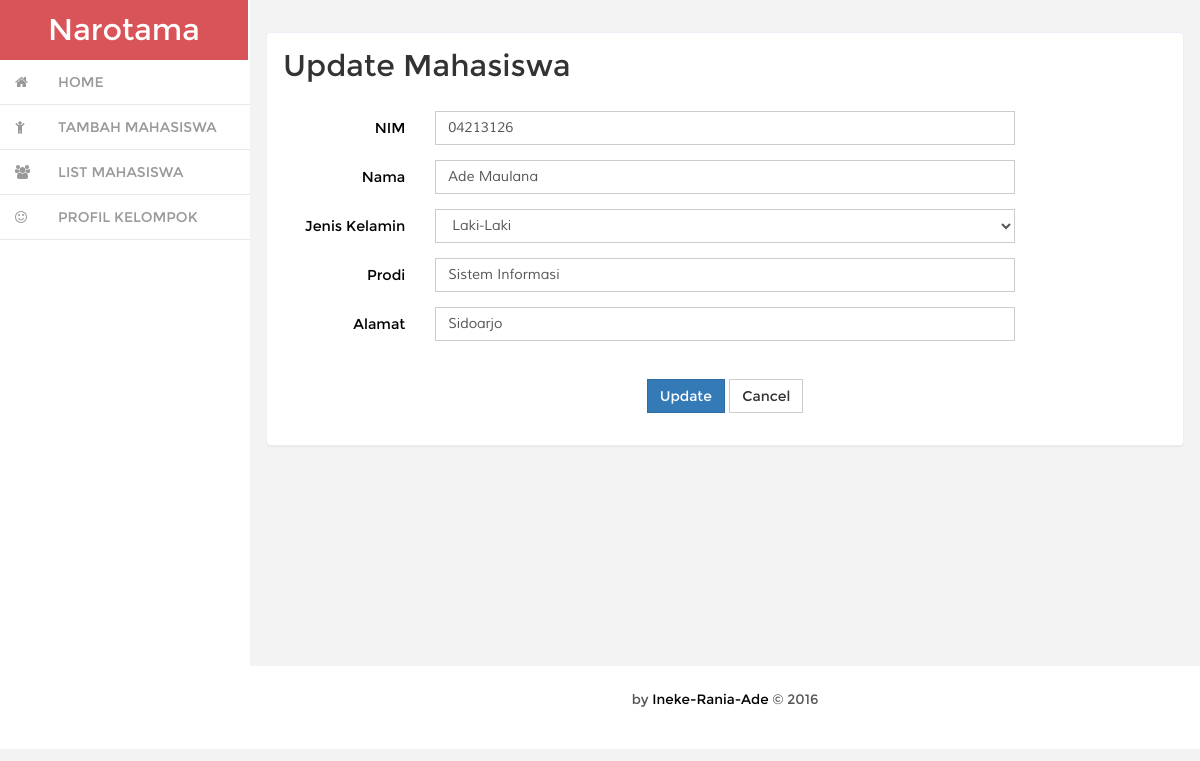
The page /index.php/mahasiswa/update/04213126 on the database its author committed.
### tables this page shows
CREATE TABLE IF NOT EXISTS `mahasiswa` (
  `nim` varchar(10) NOT NULL,
  `nama` varchar(50) NOT NULL,
  `jenis_kelamin` varchar(10) NOT NULL,
  `prodi` varchar(30) NOT NULL,
  `alamat` varchar(50) NOT NULL,
  PRIMARY KEY (`nim`)
);

### application/controllers/Mahasiswa.php (called while the page is built, shortened)
<?php
class Mahasiswa extends CI_Controller
{
    function __construct()
    {
        $this->load->model('Mahasiswa_model');
        $this->load->library('form_validation');
    }
    public function update($id)
    {
        $row = $this->Mahasiswa_model->get_by_id($id);
        if ($row) {
            $data = array(
                'button' => 'Update',
                'action' => site_url('mahasiswa/update_action'),
                'nim' => set_value('nim', $row->nim),
                'nama' => set_value('nama', $row->nama),
                'jenis_kelamin' => set_value('jenis_kelamin', $row->jenis_kelamin),
                'prodi' => set_value('prodi', $row->prodi),
                'alamat' => set_value('alamat', $row->alamat),
                );
            $this->load->view('mahasiswa/mahasiswa_form', $data);
        } else {
            $this->session->set_flashdata('message', 'Record Not Found');
            redirect(site_url('mahasiswa'));
        }
    }
}

### index.php (called while the page is built, shortened)
<?php
require_once BASEPATH.'core/CodeIgniter.php';

### application/models/Mahasiswa_model.php (called while the page is built, shortened)
<?php
class Mahasiswa_model extends CI_Model
{
    public $table = 'mahasiswa';
    public $id = 'nim';
    function get_by_id($id)
    {
        $this->db->where($this->id, $id);
        return $this->db->get($this->table)->row();
    }
}

### application/views/mahasiswa/mahasiswa_form.php (the view, shortened to what this page needs)
<link rel="stylesheet" href="<?php echo base_url('assets/css/bootstrap.min.css');?>"/>
<div class="blank">
    <div class="blank-page">
        <h2 id="forms-example" class=""><?php echo $button ?> Mahasiswa </h2>
        <p><br /></p>
            <form action="<?php echo $action; ?>" method="post" class="form-horizontal">
                <div class="form-group">
                    <label class="col-sm-2 control-label">NIM</label>
                    <div class="col-sm-8">
                        <input type="text" class="form-control" name="nim" id="nim" placeholder="NIM" value="<?php echo $nim; ?>" required />
                    </div>
                </div>
                <div class="form-group">
                    <label class="col-sm-2 control-label">Nama</label>
                    <div class="col-sm-8">
                        <input type="text" class="form-control" name="nama" id="nama" placeholder="Nama" value="<?php echo $nama; ?>" required />
                    </div>
                </div>
                <div class="form-group">
                    <label class="col-sm-2 control-label">Jenis Kelamin</label>
                    <div class="col-sm-8">
                        <select name="jenis_kelamin" id="jenis_kelamin" class="form-control" required>
                            <option value="Laki-Laki">Laki-Laki</option>
                        </select>
                    </div>
                </div>
                <div class="form-group">
                    <label class="col-sm-2 control-label">Prodi</label>
                    <div class="col-sm-8">
                        <input type="text" class="form-control" name="prodi" id="prodi" placeholder="Prodi" value="<?php echo $prodi; ?>" required />
                    </div>
                </div>
                <div class="form-group">
                    <label class="col-sm-2 control-label">Alamat</label>
                    <div class="col-sm-8">
                        <input type="text" class="form-control" name="alamat" id="alamat" placeholder="Alamat" value="<?php echo $alamat; ?>" required />
                    </div>
                </div>
                <div><br /></div>
                <div class="form-group" align="center">
                    <button class="btn-primary btn"><?php echo $button ?></button>
                    <a href="<?php echo site_url('mahasiswa') ?>" class="btn btn-default">Cancel</a>
                </div>
        	</form>
    </div>
</div>

### assets/css/style.css (style rules this page uses)
h4, h5, h6, h1, h2, h3 { margin: 0; }
p { margin: 0; }
html, body { font-family:'Montserrat-Regular'; font-size: 100%; background:#F3F3F4; overflow-x: hidden; }
body a { transition:0.5s all; -webkit-transition:0.5s all; -moz-transition:0.5s all; -o-transition:0.5s all; -ms-transition:0.5s all; }
.blank { padding: 1em; min-height: 650px; }
.blank-page { padding: 1em; background: #fff; border: 1px solid #ebeff6; border-radius: 4px; -webkit-border-radius: 4px; -o-border-radius: 4px; -moz-border-radius: 4px; -ms-border-radius: 4px; -webkit-box-shadow: 0 1px 1px rgba(0,0,0,.05); box-shadow: 0 1px 1px rgba(0,0,0,.05); }
.blank-page p { font-size: 0.9em; color: #999; line-height: 2em; font-family: 'Muli-Regular'; }
.form-control { box-shadow: none; outline: none; border-radius: 0px; font-family: 'Muli-Regular'; }
.btn { border-radius: 0px; outline: none; }
.checkbox-inline label,.checkbox-inline1 label,.form-group label { font-weight:400; }
label.control-label { font-weight: 100; color: #000; font-size: 0.9em; margin: 0; }

### rows shown on the page
mahasiswa: nim "04213126", nama "Ade Maulana", prodi "Sistem Informasi", alamat "Sidoarjo"

### other values the page prints
$button "Update"
